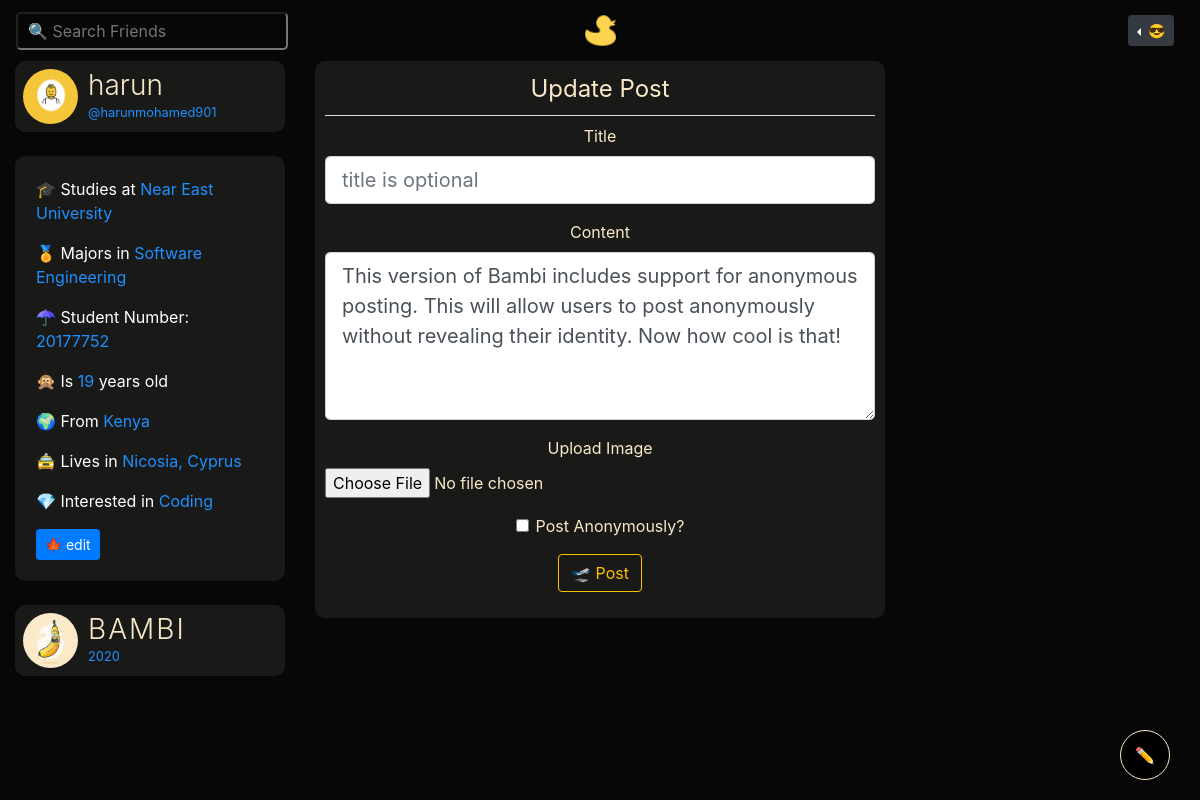
The app's page /post/2/update (signed in) with its own data.
### bambiv3/models.py (models this page shows, shortened)
class User(db.Model, UserMixin):
	id = db.Column(db.Integer, primary_key=True)
	username = db.Column(db.String(20), unique=True, nullable=False)
	email = db.Column(db.String(120), unique=True, nullable=False)
	image_file = db.Column(db.String(20), nullable=False, default='default.jpg')
	password = db.Column(db.String(60), nullable=False)
	last_seen = db.Column(db.DateTime, default=datetime.utcnow)
	department = db.Column(db.String(20), nullable=False)
	student_number = db.Column(db.Integer(), unique=True, nullable=False)
	age = db.Column(db.Integer(), nullable=False)
	country = db.Column(db.String(20), nullable=False)
	hobby = db.Column(db.String(20), nullable=False)
	bio = db.Column(db.String(120), nullable=True)
	private = db.Column(db.Boolean, default=False, nullable=False)
	posts = db.relationship('Post', backref='author', lazy=True)
	products = db.relationship('Product', backref='author', lazy=True)
	followed = db.relationship(
		'User', secondary=followers,
		primaryjoin=(followers.c.follower_id == id),
		secondaryjoin=(followers.c.followed_id == id),
		backref=db.backref('followers', lazy='dynamic'), lazy='dynamic')
	messages_sent = db.relationship('Message',
									foreign_keys='Message.sender_id',
									backref='author', lazy='dynamic')
	messages_received = db.relationship('Message',
										foreign_keys='Message.recipient_id',
										backref='recipient', lazy='dynamic')
	last_message_read_time = db.Column(db.DateTime)
	def new_messages(self):
		last_read_time = self.last_message_read_time or datetime(1900, 1, 1)
		return Message.query.filter_by(recipient=self).filter(
			Message.timestamp > last_read_time).count()

class Post(db.Model):
	id = db.Column(db.Integer, primary_key=True)
	title = db.Column(db.String(100)) #nullable=False
	date_posted = db.Column(db.DateTime, nullable=False, default=datetime.utcnow)
	content = db.Column(db.Text, nullable=False)
	image = db.Column(db.String(20))
	anonymous = db.Column(db.Boolean, default=False, nullable=False)
	user_id = db.Column(db.Integer, db.ForeignKey('user.id'), nullable=False)
	likes = db.relationship('PostLike', backref='post', lazy='dynamic')

### bambiv3/routes.py (the view)
@app.route("/post/<int:post_id>/update", methods=['GET', 'POST'])
@login_required
def update_post(post_id):
	post = Post.query.get_or_404(post_id)
	if post.author != current_user:
		abort(403)
	form = PostForm()
	if form.validate_on_submit():
		post.title = form.title.data
		post.content = form.content.data
		db.session.commit()
		flash('Your post has been updated!', 'success')
		return redirect(url_for('post', post_id=post.id))
	elif request.method == 'GET':
		form.title.data = post.title
		form.content.data = post.content
	return render_template('create_post.html', title='Update Post',
						   form=form, legend='Update Post')

### bambiv3/forms.py
class PostForm(FlaskForm):
	title = StringField('Title') #validators=[DataRequired()]
	content = TextAreaField('Content', validators=[DataRequired()])
	image = FileField('Upload Image', validators=[FileAllowed(['jpg', 'jpeg' , 'png', 'gif'])])
	anonymous = BooleanField('Post Anonymously?')
	submit = SubmitField('🛫 Post')

### bambiv3/models.py (called while the page is built)
@login_manager.user_loader
def load_user(user_id):
	return User.query.get(int(user_id))

### bambiv3/routes.py (called while the page is built)
@app.before_request
def before_request():
	if current_user.is_authenticated:
		current_user.last_seen = datetime.utcnow()
		db.session.commit()

### bambiv3/templates/create_post.html (shortened to what this page needs)
{% extends "layout.html" %}
{% block content %}
<div class="container-fluid">
	<div class="row">
		<div class="col-lg-3 d-none d-lg-block">
		      <header data-toggle="modal" data-target="#profile">
		        <img src="{{ url_for('static', filename='profile_pics/' + current_user.image_file) }}" alt="harun profile" class="profile-thumbnail">
		        <div class="profile-name">
		          <h3>{{current_user.username}}</h3>
		          <small>@{{current_user.email.split("@")[0] | lower}}</small>
		        </div>
		      </header>
		      <br>
		    <div class="card about" style="color:#fff;background:#191917;border-radius:10px;">
		    <div class="card-body">
		      <p> 🎓 Studies at <span>Near East University</span></p>
			  <p> 🏅 Majors in <span>{{current_user.department}}</span></p>
			  <p> ☂ Student Number: <span>{{current_user.student_number}}</span></p>
			  <p> 🙊 Is <span>{{current_user.age}}</span> years old</p>
			  <p> 🌍 From <span>{{current_user.country}}</span></p>
			  <p> 🚖 Lives in <span>Nicosia, Cyprus</span></p>
			  <p> 💎 Interested in <span>{{current_user.hobby}}</span></p>
			  <a class="btn btn-sm btn-primary" href="{{ url_for('account') }}">🍁 edit</a>
		    </div>
		  </div>
		  <br>
		  <header>
		    <img src="{{ url_for('static', filename='profile_pics/' + 'logod.png') }}" alt="logo" class="profile-thumbnail">
		    <div class="profile-name">
		      <h3 class="logo">BAMBI</h3>
		      <small id="year"></small>
		    </div>
		  </header>
		</div>
		<div class="col-lg-6" style="text-align:center;">
			<div class="post">
			  <div id="inner">
			   <div class="content-section">
				  <form method="POST" action="" enctype="multipart/form-data">
				    <fieldset class="form-group">
				      <legend class="border-bottom mb-2 pb-2">{{ legend }}</legend>
				      <div class="form-group">
				        {{ form.title.label(placeholder="title is optional", class="form-control-label") }}
				        {% if form.title.errors %}
				        {{ form.title(placeholder="title is optional", class="form-control form-control-lg is-invalid") }}
				        <div class="invalid-feedback">
				          {% for error in form.title.errors %}
				          <span>{{ error }}</span>
				          {% endfor %}
				        </div>
				        {% else %}
				        {{ form.title(placeholder="title is optional", class="form-control form-control-lg") }}
				        {% endif %}
				      </div>
				      <div class="form-group">
				        {{ form.content.label(placeholder="speak your mind...", class="form-control-label") }}
				        {% if form.content.errors %}
				        {{ form.content(placeholder="speak your mind...", class="form-control form-control-lg is-invalid") }}
				        <div class="invalid-feedback">
				          {% for error in form.content.errors %}
				          <span>{{ error }}</span>
				          {% endfor %}
				        </div>
				        {% else %}
				        {{ form.content(placeholder="speak your mind...", class="form-control form-control-lg", rows="5") }}
				        {% endif %}
				      </div>
				      <div class="form-group">
				        {{ form.image.label(class="form-control-label") }}
				        {% if form.image.errors %}
				        {{ form.image(class="form-control-file is-invalid") }}
				        <div class="invalid-feedback">
				          {% for error in form.image.errors %}
				          <span>{{ error }}</span>
				          {% endfor %}
				        </div>
				        {% else %}
				        {{ form.image(class="form-control-file") }}
				        {% endif %}
				      </div>
				      <div class="form-check">
		                {{ form.anonymous(class="form-check-input") }}
		                {{ form.anonymous.label(class="form-check-label") }}
		              </div>
				    </div>
				    <div class="form-group">
				      {{ form.submit(class="btn btn-outline-warning") }}
				    </div>
			  </div>
		</div>
		<br>
		</div>
{% endblock content %}

### bambiv3/static/main.css (style rules this page uses)
body { background:#070707; color:#F9E9C8; }
.logo { color:#F9E9C8; letter-spacing:2px; }
.about span, small { color:#1e90ff; }
h3 { font-weight: 300; }

### bambiv3/templates/create_post.html (style rules this page uses)
header, footer { display: flex; flex-direction: row; color:#F9E9C8; background:#191917; border-radius:10px; padding:8px; cursor:pointer; }
header .profile-thumbnail { width: 55px; height: 55px; border-radius: 50%; }
header .profile-name { display: flex; flex-direction:column; margin-left: 10px; }
header h3, header h4 { display: flex; margin: 0; }
.post { background:#191917; border-radius:10px; padding: 10px; }

### records on screen
User: image_file (placeholder picture), username "harun", email "harunmohamed901", department "Software Engineering", student_number "20177752", age "19", country "Kenya", hobby "Coding"
Post: content "This version of Bambi includes support for anonymous posting. This will allow users to post anonymously without revealing their identity. Now how cool is that!"

### other values on screen
{{ legend }} "Update Post"
